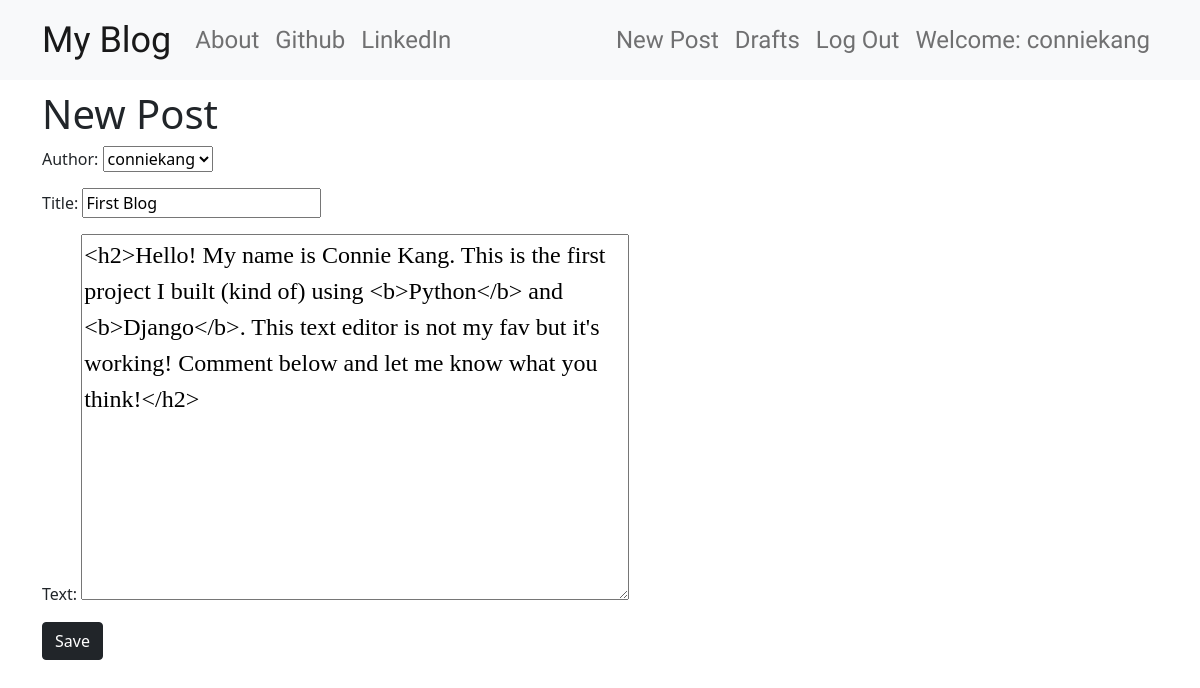
Screenshot of /post/1/edit/ (signed in) with the database file from the repository.
### blog/models.py (models this page shows, shortened)
class Post(models.Model):
    author = models.ForeignKey('auth.User', on_delete=models.CASCADE)
    title = models.CharField(max_length=200)
    text = models.TextField()
    create_date = models.DateTimeField(default=timezone.now())
    published_date = models.DateTimeField(blank=True, null=True)

### blog/views.py (the view)
# urls.py: re_path(r'post/(?P<pk>\d+)/edit/$', views.PostUpdateView.as_view(), name='post_edit'),
class PostUpdateView(LoginRequiredMixin, UpdateView):
    login_url = '/login/'
    redirect_field_name = 'blog/post_detail.html'
    form_class = PostForm
    model = Post

### blog/forms.py
class PostForm(forms.ModelForm):
    class Meta():
        model = Post
        fields = ('author', 'title', 'text')
        widgets = {
            'title': forms.TextInput(attrs={'class':'textinputclass'}),
            'text': forms.Textarea(attrs={'class':'editable medium-editor-textarea postcontent'})
        }

### blog/templates/blog/post_form.html (shortened to what this page needs)
{% extends 'blog/base.html' %}
{% block content %}
<h1>New Post</h1>
<form method="POST" class="post-form">
    {{form.as_p}}
    <button type="submit" class="save btn btn-dark">Save</button>
</form>
{% endblock content %}

### blog/templates/blog/base.html (shortened to what this page needs)
{% load static %}
<!DOCTYPE html>
<html lang="en">
<head>
    <link href="https://cdn.jsdelivr.net/npm/bootstrap@5.1.1/dist/css/bootstrap.min.css" rel="stylesheet">
    <link rel="stylesheet" href="//cdn.jsdelivr.net/npm/medium-editor@latest/dist/css/medium-editor.min.css" type="text/css" media="screen" charset="utf-8">
    <link rel="stylesheet" href="{% static 'css/blog.css' %}">
</head>
<body class="loader">
    <nav class="navbar navbar-expand-lg navbar-light bg-light techfont custom-navbar">
        <div class="container">
        <a class="navbar-brand bigbrand" href="{% url 'post_list' %}">My Blog</a>
          <div class="collapse navbar-collapse" id="navbarNavDropdown">
            <ul class="navbar-nav mr-auto">
                <li class="nav-item">
                    <a class="nav-link" href="{% url 'about' %}">About</a>
                </li>
                <li class="nav-item">
                    <a class="nav-link" href="https://github.com/conniehqk">Github</a>
                </li>
                <li class="nav-item">
                    <a class="nav-link" href="https://www.linkedin.com/in/connie-kang-948366115/">LinkedIn</a>
                </li>
            </ul>
            <ul class="navbar-nav ms-auto">
                {% if user.is_authenticated %}
                <li class="nav-item">
                    <a class="nav-link" href="{% url 'post_new' %}">New Post</a>
                </li>
                <li class="nav-item">
                    <a class="nav-link" href="{% url 'post_draft_list' %}">Drafts</a>
                </li>
                <li class="nav-item">
                    <a class="nav-link" href="{% url 'logout' %}">Log Out</a>
                </li>
                <li class="nav-item">
                    <a class="nav-link">Welcome: {{user.username}}</a>
                </li>
                {% else %}
                <li class="nav-item">
                    <a class="nav-link" href="{% url 'login' %}"><i class="fas fa-user"></i></a>
                </li>
                {% endif %}
            </ul>
          </div>
        </div>
    </nav>
    <div class="content container">
        <div class="row">
            <div class="col-md-8">
                <div class="blog_posts">
                    {% block content %}
                    {% endblock %}
                </div>
            </div>
        </div>
    </div>
</body>
</html>

### blog/static/css/blog.css (style rules this page uses)
.techfont { font-family: 'Architects Daughter', cursive; font-size: 1.5em; margin-bottom: 10px; }
.bigbrand { font-size: 1.5em; }
.postcontent { font-family: 'Antic Slab', serif; font-size: 1.5em; }
.loader { filter:hue-rotate(0deg); color:linear-gradient(45deg,#0f8,#08f); animation:hue 10000ms infinite linear; }

### rows the page displays
Post: author "conniekang", title "First Blog", text "<h2>Hello! My name is Connie Kang. This is the first project I built (kind of) using <b>Python</b> and <b>Django</b>. This text editor is not my fav but it's working! Comment below and let me know what you think!</h2>"

### other values shown
{{ user.username }} "conniekang"
